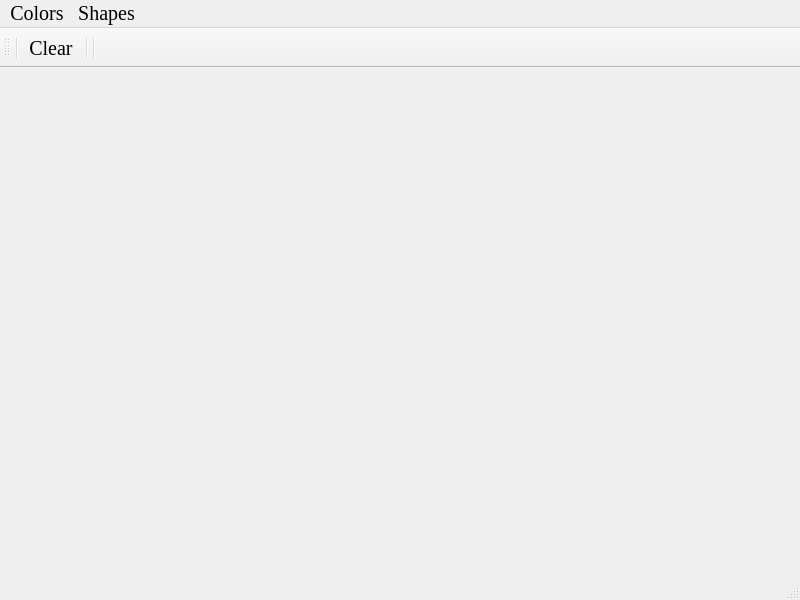
<?xml version="1.0" encoding="UTF-8"?>
<ui version="4.0">
 <class>MainWindow</class>
 <widget class="QMainWindow" name="MainWindow">
  <property name="geometry">
   <rect>
    <x>0</x>
    <y>0</y>
    <width>800</width>
    <height>600</height>
   </rect>
  </property>
  <property name="font">
   <font>
    <family>Georgia</family>
    <pointsize>15</pointsize>
   </font>
  </property>
  <property name="windowTitle">
   <string>MainWindow</string>
  </property>
  <widget class="QWidget" name="centralwidget"/>
  <widget class="QMenuBar" name="menubar">
   <property name="geometry">
    <rect>
     <x>0</x>
     <y>0</y>
     <width>800</width>
     <height>33</height>
    </rect>
   </property>
   <widget class="QMenu" name="menuColor">
    <property name="font">
     <font>
      <family>Georgia</family>
      <pointsize>12</pointsize>
     </font>
    </property>
    <property name="title">
     <string>Colors</string>
    </property>
    <addaction name="actionBlack"/>
    <addaction name="actionWhite"/>
    <addaction name="actionRed"/>
    <addaction name="actionGreen"/>
    <addaction name="actionBlue"/>
    <addaction name="actionYellow"/>
   </widget>
   <widget class="QMenu" name="menuShapes">
    <property name="font">
     <font>
      <family>Georgia</family>
      <pointsize>12</pointsize>
     </font>
    </property>
    <property name="title">
     <string>Shapes</string>
    </property>
    <addaction name="actionFreehand"/>
    <addaction name="actionRectangle"/>
    <addaction name="actionEllipse"/>
    <addaction name="actionTriangle"/>
    <addaction name="separator"/>
   </widget>
   <addaction name="menuColor"/>
   <addaction name="menuShapes"/>
  </widget>
  <widget class="QStatusBar" name="statusbar"/>
  <widget class="QToolBar" name="toolBar">
   <property name="minimumSize">
    <size>
     <width>30</width>
     <height>40</height>
    </size>
   </property>
   <property name="windowTitle">
    <string>toolBar</string>
   </property>
   <attribute name="toolBarArea">
    <enum>TopToolBarArea</enum>
   </attribute>
   <attribute name="toolBarBreak">
    <bool>false</bool>
   </attribute>
   <addaction name="separator"/>
   <addaction name="actionClear"/>
   <addaction name="separator"/>
   <addaction name="separator"/>
  </widget>
  <action name="actionBlack">
   <property name="text">
    <string>Black</string>
   </property>
   <property name="font">
    <font>
     <family>Georgia</family>
    </font>
   </property>
  </action>
  <action name="actionWhite">
   <property name="text">
    <string>White</string>
   </property>
  </action>
  <action name="actionRed">
   <property name="text">
    <string>Pink</string>
   </property>
  </action>
  <action name="actionGreen">
   <property name="text">
    <string>Green</string>
   </property>
  </action>
  <action name="actionBlue">
   <property name="text">
    <string>Blue</string>
   </property>
  </action>
  <action name="actionYellow">
   <property name="text">
    <string>Yellow</string>
   </property>
  </action>
  <action name="actionClear">
   <property name="icon">
    <iconset resource="mf.qrc">
     <normaloff>:/mg/del.png</normaloff>:/mg/del.png</iconset>
   </property>
   <property name="text">
    <string>Clear</string>
   </property>
   <property name="toolTip">
    <string>Очистить</string>
   </property>
   <property name="menuRole">
    <enum>QAction::NoRole</enum>
   </property>
  </action>
  <action name="actionFreehand">
   <property name="text">
    <string>Freehand</string>
   </property>
   <property name="font">
    <font>
     <family>Georgia</family>
     <pointsize>12</pointsize>
    </font>
   </property>
  </action>
  <action name="actionRectangle">
   <property name="text">
    <string>Rectangle</string>
   </property>
  </action>
  <action name="actionEllipse">
   <property name="text">
    <string>Ellipse</string>
   </property>
  </action>
  <action name="actionTriangle">
   <property name="text">
    <string>Triangle</string>
   </property>
  </action>
  <action name="actionFill_Color">
   <property name="text">
    <string>Fill Color</string>
   </property>
  </action>
 </widget>
 <resources>
  <include location="mf.qrc"/>
 </resources>
 <connections/>
</ui>
